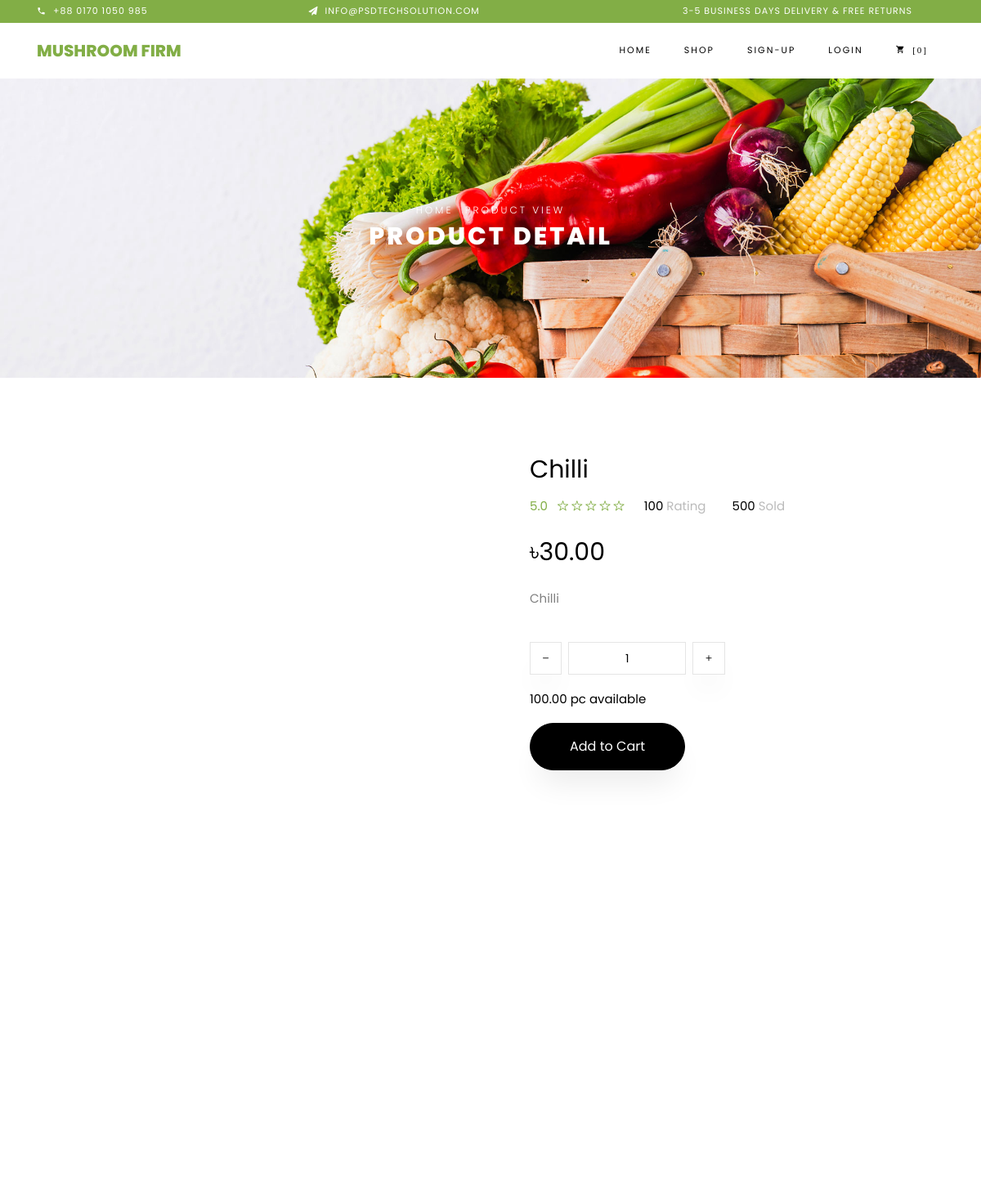
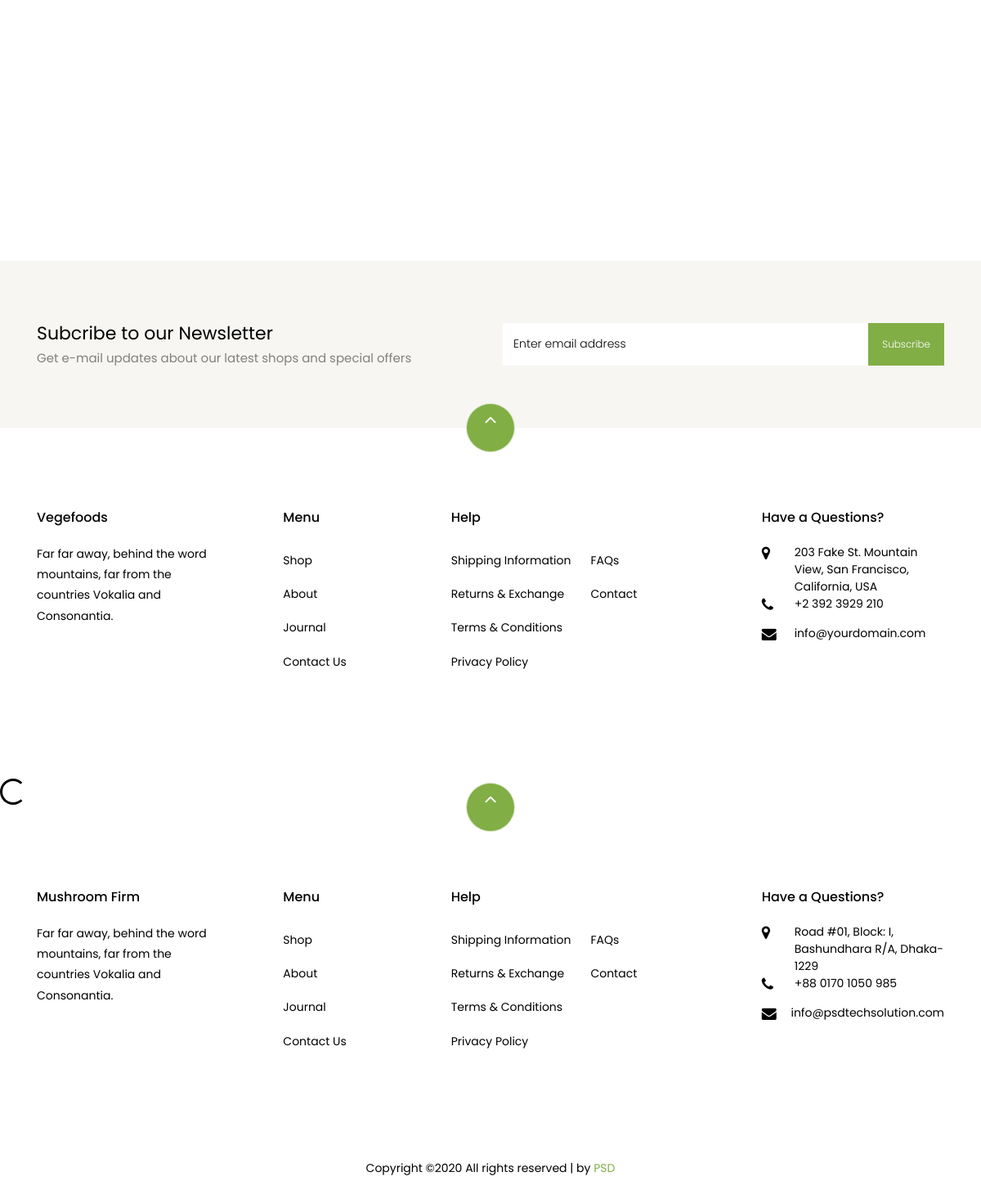
The page /products/chilli/ on the database its author committed (2 pictures, top to bottom).
### products/models.py (models this page shows, shortened)
class Product(models.Model):
	types = (
		("featured", "Featured"),
		("on sale", "On Sale"),
		("new arrival", "New Arrival")
		)
	product_name = models.CharField(max_length=500, blank=False, null=False)
	price = models.DecimalField(max_digits=100, decimal_places=2, default=30)
	sale = models.DecimalField(max_digits=100, decimal_places=2, default=30)
	stock = models.DecimalField(max_digits=100, decimal_places=2, default=30)
	category = models.CharField(max_length=400, choices=types, default="Featured")
	description = models.TextField(default="")
	slug = models.SlugField(default="")
	active = models.BooleanField(default=True)
	timestamp = models.DateTimeField(auto_now_add=True)
	updated = models.DateTimeField(auto_now=True)
	class Meta:
		unique_together = ("product_name", "slug")

### products/views.py (the view)
# urls.py: url(r'^products/(?P<slug>[\w-]+)/$', single, name='single_product'),
def single(request, slug):
    products = product.objects.get(slug=slug)
    template = 'products_template/single.html'
    context = {'product': products}
    return render(request, template, context)

### templates/products_template/single.html (shortened to what this page needs)
{% extends 'base.html' %}
{% block content %}
{% load static %}
<div class="hero-wrap hero-bread" style="background-image: url({% static 'images/bg_1.jpg' %});">
    <div class="container">
      <div class="row no-gutters slider-text align-items-center justify-content-center">
        <div class="col-md-9 ftco-animate text-center">
            <p class="breadcrumbs"><span class="mr-2"><a href="{% url 'home' %}">Home</a></span> <span>Product View</span></p>
          <h1 class="mb-0 bread">Product Detail</h1>
        </div>
      </div>
    </div>
  </div>
  <section class="ftco-section">
      <div class="container">
          <div class="row">
              <div class="col-lg-6 mb-5 ftco-animate">
              </div>
              <div class="col-lg-6 product-details pl-md-5 ftco-animate">
                  <h3>{{product.product_name}}</h3>
                  <div class="rating d-flex">
                          <p class="text-left mr-4">
                              <a href="#" class="mr-2">5.0</a>
                              <a href="#"><span class="ion-ios-star-outline"></span></a>
                              <a href="#"><span class="ion-ios-star-outline"></span></a>
                              <a href="#"><span class="ion-ios-star-outline"></span></a>
                              <a href="#"><span class="ion-ios-star-outline"></span></a>
                              <a href="#"><span class="ion-ios-star-outline"></span></a>
                          </p>
                          <p class="text-left mr-4">
                              <a href="#" class="mr-2" style="color: #000;">100 <span style="color: #bbb;">Rating</span></a>
                          </p>
                          <p class="text-left">
                              <a href="#" class="mr-2" style="color: #000;">500 <span style="color: #bbb;">Sold</span></a>
                          </p>
                      </div>
                      {% if product.sale != product.price %}
                        <p class="price"><span>৳{{product.sale}}</span></p>
                      {% elif product.sale == product.price %}
                        <p class="price"><span>৳{{product.price}}</span></p>
                      {% endif %}
                  <p>{{product.description}}</p>
                      <div class="row mt-4">
                          <div class="col-md-6">
                  </div>
                  <div class="input-group col-md-6 d-flex mb-3">
                   <span class="input-group-btn mr-2">
                      <button id='decrease_button' type="button" class="quantity-left-minus btn"  data-type="minus" data-field="">
                     <i class="ion-ios-remove"></i>
                      </button>
                      </span>
                   <input type="text" id="quantity" name="quantity" class="form-control input-number" value="1" min="1" max="100">
                   <span class="input-group-btn ml-2">
                      <button id='increase_button' type="button" class="quantity-right-plus btn" data-type="plus" data-field="">
                       <i class="ion-ios-add"></i>
                   </button>
                   </span>
                </div>
                <div class="col-md-12">
                    <p style="color: #000;">{{product.stock}} pc available</p>
                </div>
            </div>
            <p><a id="add_to_cart" href="#" class="btn btn-black py-3 px-5">
                Add to Cart
              </a></p>
          </div>
          </div>
      </div>
  </section>
  <section class="ftco-section">
      <div class="container">
              <div class="row justify-content-center mb-3 pb-3">
      </div>
      </div>
      <div class="container">
          <div class="row">
          </div>
      </div>
  </section>
      <section class="ftco-section ftco-no-pt ftco-no-pb py-5 bg-light">
    <div class="container py-4">
      <div class="row d-flex justify-content-center py-5">
        <div class="col-md-6">
            <h2 style="font-size: 22px;" class="mb-0">Subcribe to our Newsletter</h2>
            <span>Get e-mail updates about our latest shops and special offers</span>
        </div>
        <div class="col-md-6 d-flex align-items-center">
          <form action="#" class="subscribe-form">
            <div class="form-group d-flex">
              <input type="text" class="form-control" placeholder="Enter email address">
              <input type="submit" value="Subscribe" class="submit px-3">
            </div>
          </form>
        </div>
      </div>
    </div>
  </section>
  <footer class="ftco-footer ftco-section">
    <div class="container">
        <div class="row">
            <div class="mouse">
                      <a href="#" class="mouse-icon">
                          <div class="mouse-wheel"><span class="ion-ios-arrow-up"></span></div>
                      </a>
                  </div>
        </div>
      <div class="row mb-5">
        <div class="col-md">
          <div class="ftco-footer-widget mb-4">
            <h2 class="ftco-heading-2">Vegefoods</h2>
            <p>Far far away, behind the word mountains, far from the countries Vokalia and Consonantia.</p>
            <ul class="ftco-footer-social list-unstyled float-md-left float-lft mt-5">
            </ul>
          </div>
        </div>
        <div class="col-md">
          <div class="ftco-footer-widget mb-4 ml-md-5">
            <h2 class="ftco-heading-2">Menu</h2>
            <ul class="list-unstyled">
              <li><a href="#" class="py-2 d-block">Shop</a></li>
              <li><a href="#" class="py-2 d-block">About</a></li>
              <li><a href="#" class="py-2 d-block">Journal</a></li>
              <li><a href="#" class="py-2 d-block">Contact Us</a></li>
            </ul>
          </div>
        </div>
        <div class="col-md-4">
           <div class="ftco-footer-widget mb-4">
            <h2 class="ftco-heading-2">Help</h2>
            <div class="d-flex">
                <ul class="list-unstyled mr-l-5 pr-l-3 mr-4">
                  <li><a href="#" class="py-2 d-block">Shipping Information</a></li>
                  <li><a href="#" class="py-2 d-block">Returns &amp; Exchange</a></li>
                  <li><a href="#" class="py-2 d-block">Terms &amp; Conditions</a></li>
                  <li><a href="#" class="py-2 d-block">Privacy Policy</a></li>
                </ul>
                <ul class="list-unstyled">
                  <li><a href="#" class="py-2 d-block">FAQs</a></li>
                  <li><a href="#" class="py-2 d-block">Contact</a></li>
                </ul>
              </div>
          </div>
        </div>
        <div class="col-md">
          <div class="ftco-footer-widget mb-4">
              <h2 class="ftco-heading-2">Have a Questions?</h2>
              <div class="block-23 mb-3">
                <ul>
                  <li><span class="icon icon-map-marker"></span><span class="text">203 Fake St. Mountain View, San Francisco, California, USA</span></li>
                  <li><a href="#"><span class="icon icon-phone"></span><span class="text">+2 392 3929 210</span></a></li>
                  <li><a href="#"><span class="icon icon-envelope"></span><span class="text">info@yourdomain.com</span></a></li>
                </ul>
              </div>
          </div>
        </div>
      </div>
    </div>
    <span id="circle" class="spinner-border" role="status"></span>
{% endblock %}

### static/static_files/css/icomoon.css (style rules this page uses)
[class^="icon-"], [class*=" icon-"] { font-family: 'icomoon' !important; speak: none; font-style: normal; font-weight: normal; font-variant: normal; text-transform: none; line-height: 1; -webkit-font-smoothing: antialiased; -moz-osx-font-smoothing: grayscale; }
.icon-map-marker:before { content: "\f041"; }
.icon-phone:before { content: "\f095"; }
.icon-envelope:before { content: "\f0e0"; }

### rows shown on the page
Product: product_name "Chilli", price "30.00", description "Chilli", stock "100.00"
